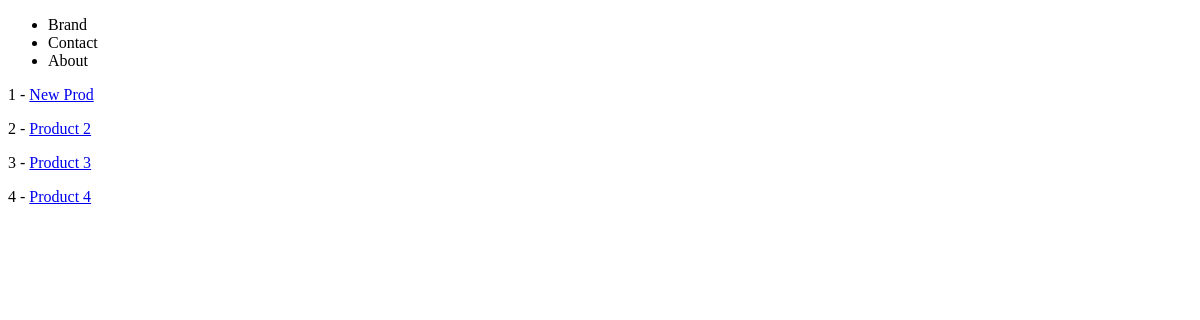
Before: /products/ with the older database file.
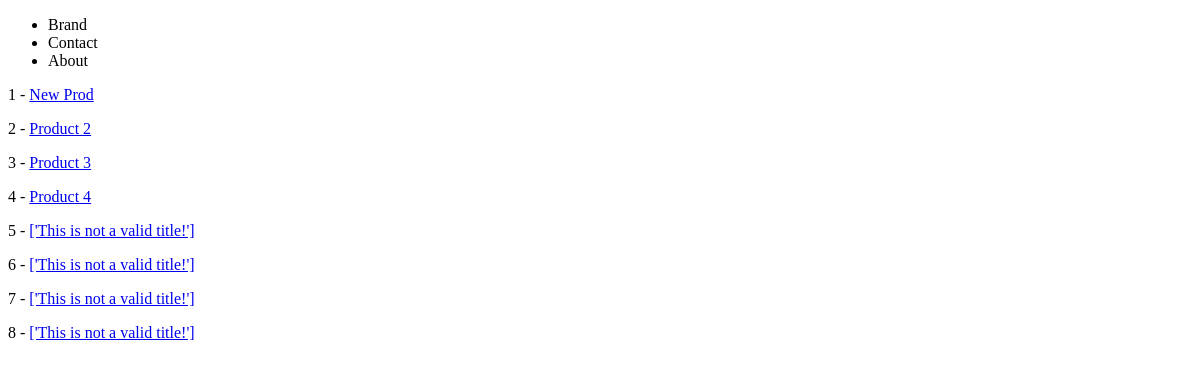
After: the same page with the newer database file.
### products/models.py (models this page shows)
class Product(models.Model):
    title = models.CharField(max_length=120)
    description = models.TextField(blank=True, null=True)
    price = models.DecimalField(max_digits=10000, decimal_places=2)
    summary = models.TextField(blank=False, null=False)
    featured = models.BooleanField(default=False)
    def get_absolute_url(self):
        return reverse('products:product_detail', kwargs={'id': self.id})

### products/views.py (the view)
# urls.py: path('', product_list_view, name='product_list'),
def product_list_view(request):
    queryset = Product.objects.all()
    context = {'object_list': queryset}
    return render(request, 'products/product_list.html', context)

### products/templates/products/product_list.html
{% extends "base.html" %}
{% block content %}
{% for instance in object_list%}
<p>{{instance.id}} - <a href='{{ instance.get_absolute_url }}'>{{instance.title}}</a> </p>
{% endfor %}
{% endblock %}

### templates/base.html (shortened to what this page needs)
<!DOCTYPE html>
<html>
<head>
</head>
<body>
    {% include 'navbar.html' %}
    {% block content %}{% endblock %}
</body>
</html>

### templates/navbar.html
<nav>
    <ul>
        <li>
            Brand
        </li>
        <li>
            Contact
        </li>
        <li>
            About
        </li>
    </ul>
</nav>

Changed rows visible on the page:
added Product: id "5", title "['This is not a valid title!']"
added Product: id "6", title "['This is not a valid title!']"
added Product: id "7", title "['This is not a valid title!']"
added Product: id "8", title "['This is not a valid title!']"
